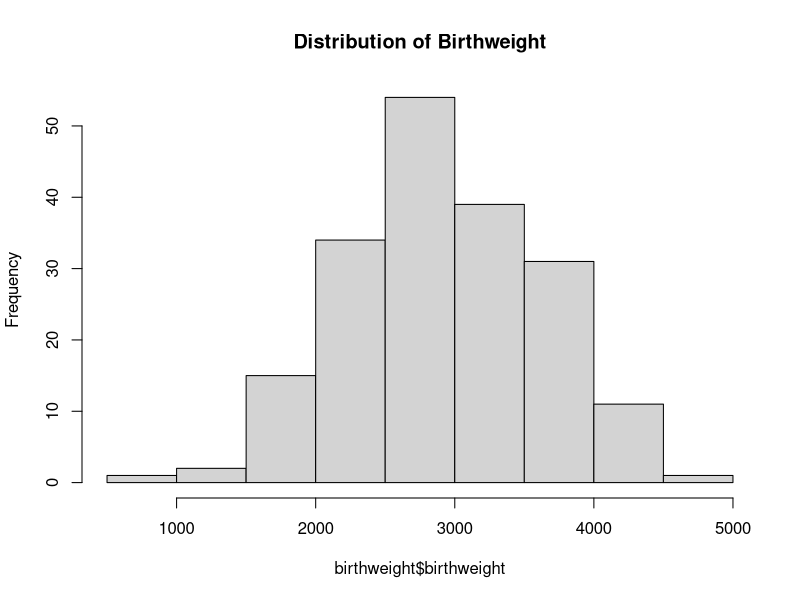
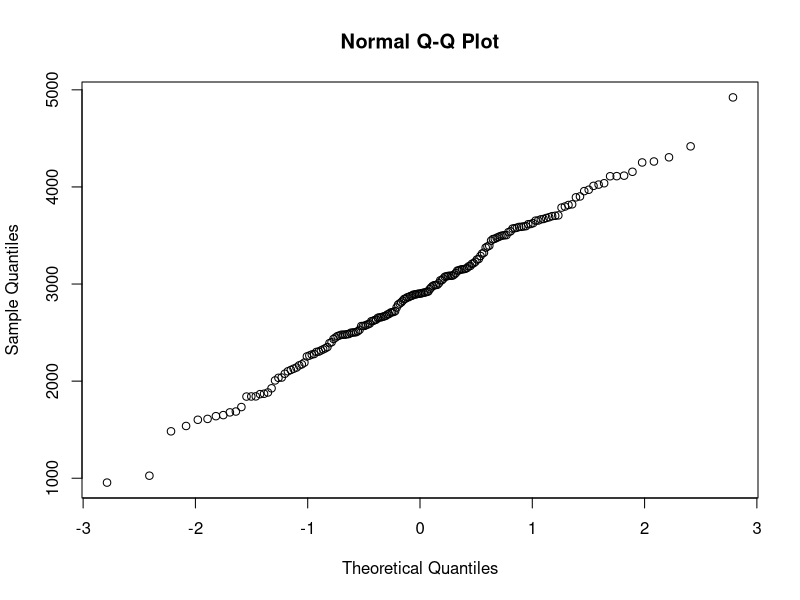
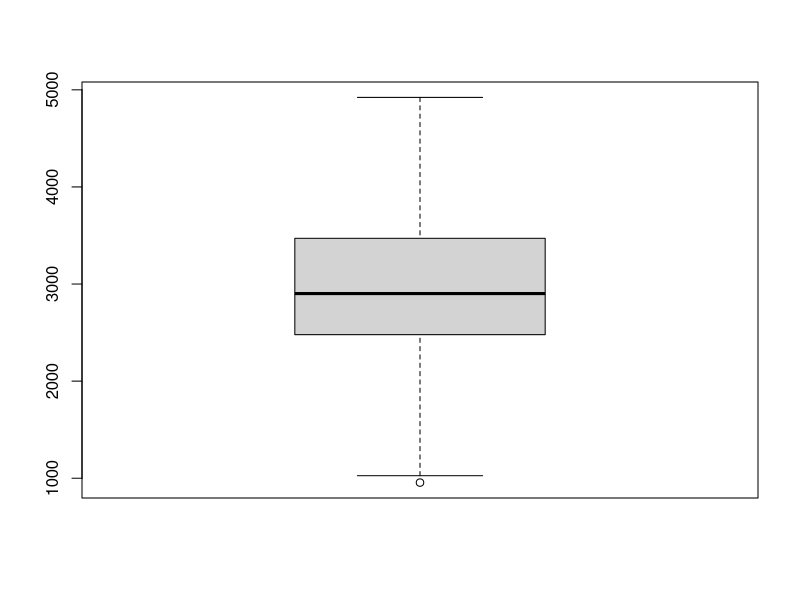
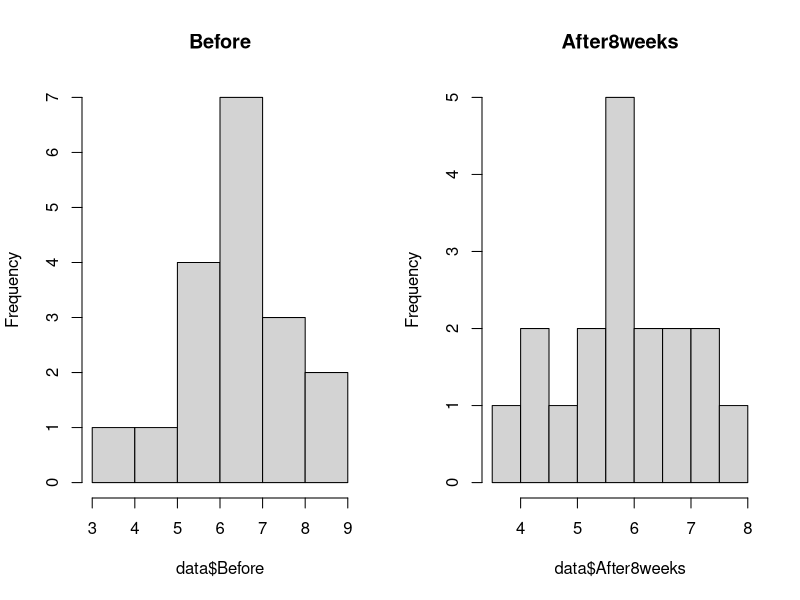
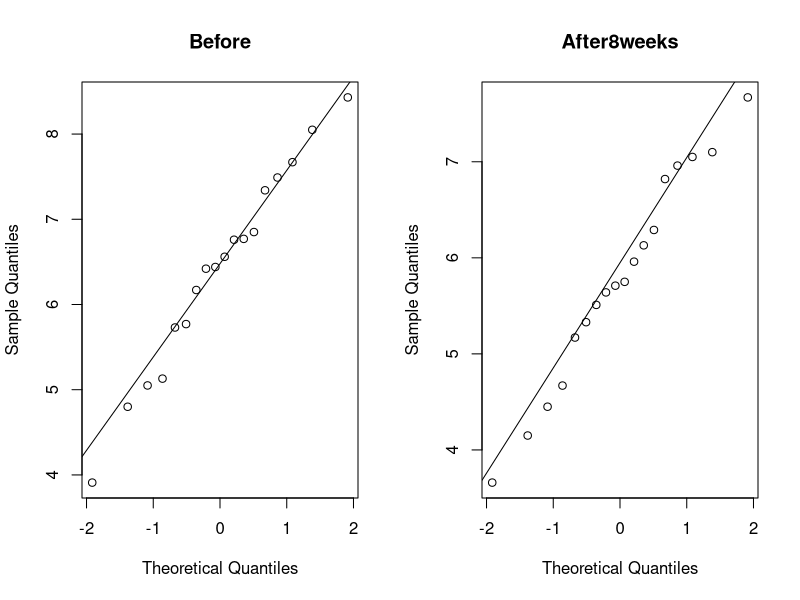
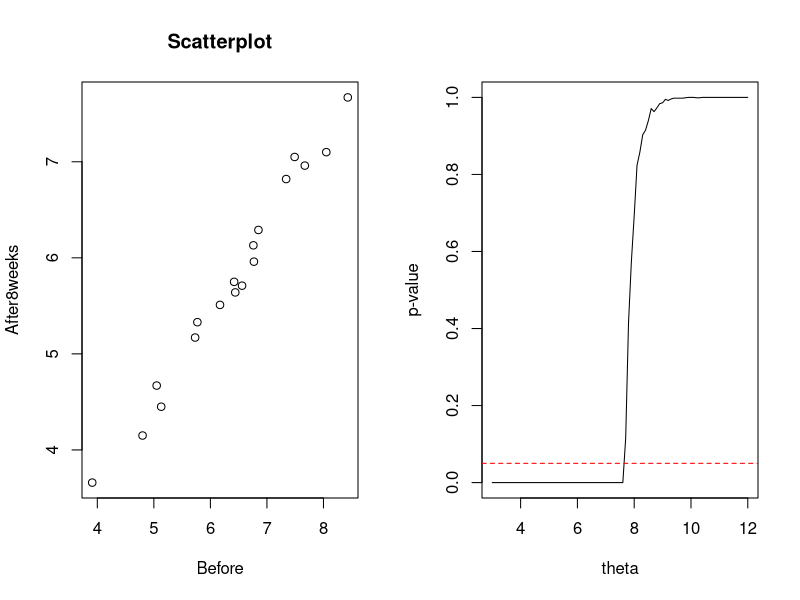
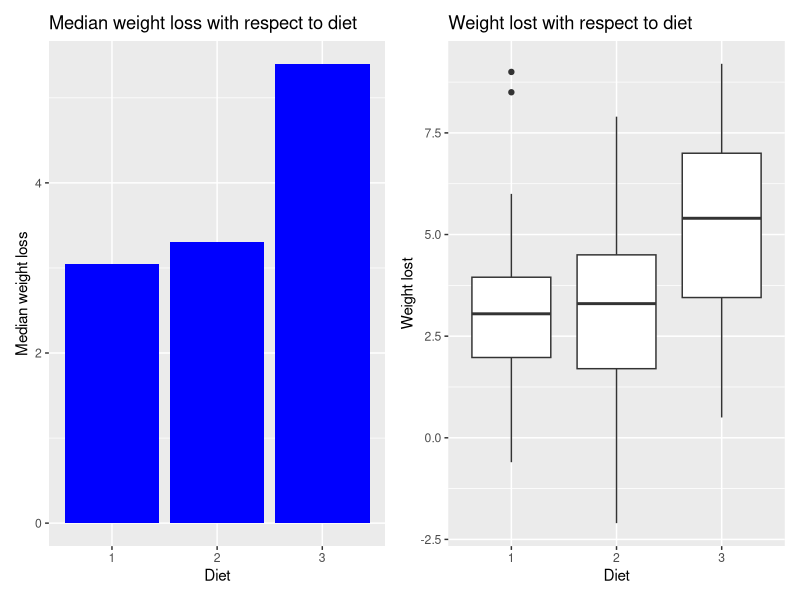
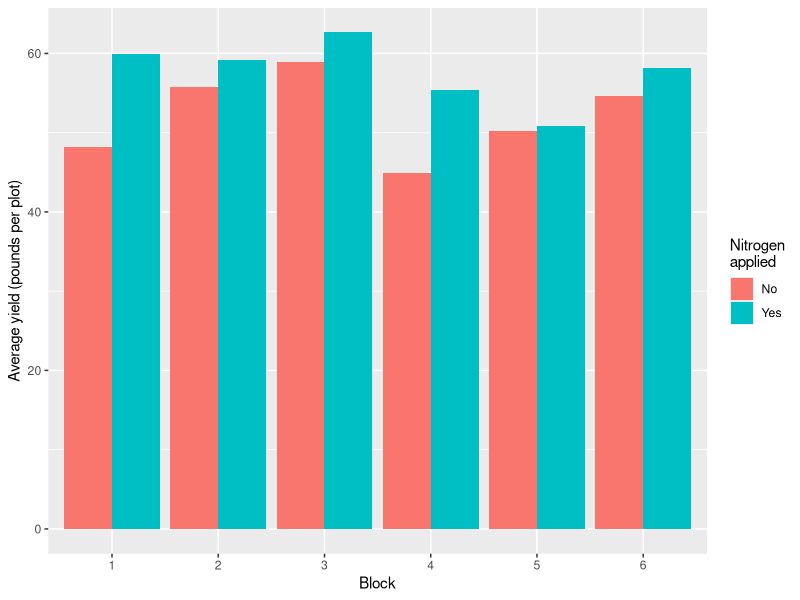

Generate these figures, in order, with R:
## ---- chunk 1
#knitr::opts_chunk$set(echo = TRUE)
library(tidyverse)
library(ggplot2)
library(patchwork)
library(boot)
library(lme4)
## ---- chunk 2
knitr::opts_chunk$set(echo = TRUE)
birthweight <- read.table("resources/birthweight.txt", header = TRUE)
## ---- chunk 3
print(birthweight$birthweight)
## ---- chunk 4
sample_mean <- mean(birthweight$birthweight)
mean(sample_mean)
## ---- chunk 5
sample_sd <- sd(birthweight$birthweight)
print(sample_sd)
## ---- chunk 6
dataset_hist <- hist(birthweight$birthweight, main= 'Distribution of Birthweight')
print(dataset_hist)
dataset_qq <- qqnorm(birthweight$birthweight, main = 'Normal Q-Q Plot')
print(dataset_qq)
box_plot <- boxplot(birthweight$birthweight)
shap_val <- shapiro.test(birthweight$birthweight)
print(shap_val)
## ---- chunk 7
set.seed(123)
gen_data <- rnorm(1000, mean = sample_mean, sd = sample_sd)
boot_mean <- function(data, index) {
  return(mean(data[index]))
}
 
boot_results <- boot(data = gen_data, statistic = boot_mean, R = 1000)
boot_CI <- quantile(boot_results$t, c(0.02, 0.98))
cat("Bootstrap 96% CI for the mean: [", boot_CI , "]")
## ---- chunk 8
standard_error <- sample_sd / sqrt(188)
## ---- chunk 9
t_value <- qt(0.98, 187)
lower_bound <- sample_mean - (t_value * standard_error)
upper_bound <- sample_mean + (t_value * standard_error)
cat(round(lower_bound, 2), round(upper_bound, 2))
## ---- chunk 10
margin_of_error <- 50
t_value <- qt(0.98, df = 187)
nn <- ceiling((t_value * sample_sd / margin_of_error) ^ 2)
cat("The sample size needed to ensure that the length of the 96% CI is at most 100 is ", nn)
## ---- chunk 11
alpha <- 0.05
claim_value <- 2800
t_result <- t.test(birthweight$birthweight, mu = claim_value, alternative = "greater", conf.level = 0.95)
p_value_t <- t_result$p.value
print(t_result)
## ---- chunk 12
sum_sign <- sum(birthweight$birthweight > 2800)
sign_test <- binom.test(107, 188, p = 0.5, conf.level = 0.96, alternative = "greater")
p_value_sign <- sign_test$p.value
print(sign_test)
## ---- chunk 13
library("pwr")
mu <- 2900
sd <- sample_sd
alpha <- 0.05
d <- (mu - 2800) / sd
power <- pwr.t.test(n=nn, d=d, sig.level=alpha, type="one.sample", alternative="greater")$power
cat("The power of the one-sample t-test is", round(power, 4))
## ---- chunk 14
set.seed(123)
B = 1000
n = 188
psign = numeric(B)
pttest = numeric(B)
for (i in 1:B) {
  x = sample(birthweight$birthweight, n, replace = TRUE)
  pttest[i] = t.test(x)$p.value
  psign[i] = binom.test(sum(x > mean(birthweight$birthweight)), n, p = 0.5, alternative = "greater")$p.value
} 
sum(psign < 0.05)
sum(pttest < 0.05)
## ---- chunk 15
z2600 = (2600 - sample_mean)/sample_sd
p2600 <- pnorm(z2600)
print(p2600)
# z value for left side
z_l <- qnorm(0.25)
#p for right side
z_r <- z2600 + (z2600-z_l)
p_r <- pnorm(z_r)
print(p_r)
## ---- chunk 16
tval_98 <- qt(0.01, 187, lower.tail = FALSE)
tval_98
## ---- chunk 17
m1 <- rep(c("M"), 34)
f1 <- rep(c("F"), 28)
both <- c(m1, f1)
m2 <- rep(c("M"), 61)
f2 <- rep(c("F"), 65)
both_2 <- c(m2, f2)
weight_all <- c(rep(1, 62), rep(2, 126))
# compute two sample t-test, we find the significance for the differences in mean weight 
weight_ttest <- t.test(weight_all ~ c(both, both_2), var.equal = TRUE)
cat("p-value for the t-test is:", weight_ttest$p.value)
## ---- chunk 18
data <- data.frame(
  Before = c(6.42, 6.76, 6.56, 4.8, 8.43, 7.49, 8.05, 5.05, 5.77, 3.91, 
             6.77, 6.44, 6.17, 7.67, 7.34, 6.85, 5.13, 5.73),
  After8weeks = c(5.75, 6.13, 5.71, 4.15, 7.67, 7.05, 7.1, 4.67, 5.33, 3.66, 
                  5.96, 5.64, 5.51, 6.96, 6.82, 6.29, 4.45, 5.17)
)

# Plot histograms of the two variables
par(mfrow=c(1,2))
hist(data$Before, main="Before")
hist(data$After8weeks, main="After8weeks")

# Check normality of the variables using a qqplot
par(mfrow=c(1,2))
qqnorm(data$Before, main="Before")
qqline(data$Before)
qqnorm(data$After8weeks, main="After8weeks")
qqline(data$After8weeks)

# Check for any inconsistencies in the data using a scatterplot
plot(data$Before, data$After8weeks, main="Scatterplot", xlab="Before", ylab="After8weeks")

# Calculate the correlation between the two variables
correlation <- cor(data$Before, data$After8weeks)
print(paste("Correlation between Before and After8weeks:", round(correlation, 2)))
## ---- chunk 19
t.test(data$Before, data$After8weeks, paired = TRUE)
## ---- chunk 20
wilcox.test(data$Before, data$After8weeks, paired = TRUE)
## ---- chunk 21
n <- length(data$After8weeks)
sample_mean <- mean(data$After8weeks)
sample_var <- var(data$After8weeks)
# Diet
## ---- chunk 22
theta_hat <- 2 * sample_mean - 3
## ---- chunk 23
margin_of_error <- qt(0.975, df = n-1) * sqrt((theta_hat - 3)^2 / (12 * n))
lower_ci <- theta_hat - margin_of_error
upper_ci <- theta_hat + margin_of_error
## ---- chunk 24
cat("Estimate for theta (theta hat):", theta_hat, "\n")
cat("95% Confidence interval for theta:", round(lower_ci, 3), "-", round(upper_ci, 3), "\n")
## ---- chunk 25
margin_of_error <- qt(0.975, df = n-1) * sqrt(sample_var / n) * sqrt(12)
lower_ci <- sample_mean - margin_of_error
upper_ci <- sample_mean + margin_of_error
## ---- chunk 26
cat("More precise 95% Confidence interval for theta:", round(lower_ci, 3), "-", round(upper_ci, 3), "\n")
## ---- chunk 27
B <- 1000
## ---- chunk 28
boot_samples <- rep(0, B)
## ---- chunk 29
for (i in 1:B) {
  boot_samples[i] <- max(sample(data$After8weeks, replace = TRUE))
}
## ---- chunk 30
p_value <- sum(boot_samples >= max(data$After8weeks)) / B
## ---- chunk 31
cat("p-value:", p_value, "\n")
## ---- chunk 32
theta <- seq(3, 12, by = 0.1)
## ---- chunk 33
p_values <- rep(0, length(theta))
## ---- chunk 34
for (i in 1:length(theta)) {
  boot_samples <- rep(0, B)
  for (j in 1:B) {
    boot_samples[j] <- max(runif(18, min = 3, max = theta[i]))
  }
  p_values[i] <- sum(boot_samples >= max(data$After8weeks)) / B
}
## ---- chunk 35
plot(theta, p_values, type = "l", xlab = "theta", ylab = "p-value")
abline(h = 0.05, lty = 2, col = "red")
## ---- chunk 36
wilcox.test(data$After8weeks, mu = 6, alternative = "less")
## ---- chunk 37
num_less_than_4.5 <- sum(data$After8weeks < 4.5)
## ---- chunk 38
binom.test(num_less_than_4.5, n = nrow(data), p = 0.25, alternative = "less")
## ---- chunk 39
knitr::opts_chunk$set(echo = TRUE)
diet <- read.table("resources/diet.txt", header = TRUE)
diet <- diet %>% 
  mutate(weight_loss = preweight - weight6weeks)
## ---- chunk 40
head(diet)

## ---- chunk 41

box_plot <- diet %>%
  ggplot(aes(x = factor(diet), y = weight_loss)) +
  geom_boxplot() +
  labs(x = "Diet", y = "Weight lost", title = "Weight lost with respect to diet")

median_plot <- diet %>% 
  group_by(diet) %>% 
  summarize(median_weight_loss = median(weight_loss)) %>%
  ggplot(aes(x=factor(diet), y=median_weight_loss)) +
  geom_bar(stat="identity", fill="blue") +
  labs(x="Diet", y ="Median weight loss", title="Median weight loss with respect to diet") 

median_plot + box_plot

## ---- chunk 42
fit <- aov(weight_loss ~ diet , data = diet)
summary(fit)
## ---- chunk 43
diet %>% 
  group_by(diet) %>% 
  summarize(median_weight_loss = median(weight_loss)) %>%
  arrange(desc(median_weight_loss))
## ---- chunk 44
fit <- aov(weight_loss ~ diet * gender, data = diet)
summary(fit)

## ---- chunk 45
library(MASS)
## ---- chunk 46
plot_labels <- rep(1:24, each = 3)
## ---- chunk 47
set.seed(123) # for reproducibility
plot_labels <- sample(plot_labels)
## ---- chunk 48
treatments <- rep(c("N", "P", "K"), length.out = 72)
treatments <- treatments[plot_labels]
## ---- chunk 49
npk_rand <- data.frame(plot = plot_labels, treatment = treatments)
## ---- chunk 50
library(tidyr)
npk_rand_wide <- reshape(npk_rand, direction = "wide", idvar = "plot", timevar = "treatment")
## ---- chunk 51
npk_rand_wide
## ---- chunk 52
library(dplyr)
npk_avg <- npk %>% 
  group_by(block, N) %>% 
  summarize(avg_yield = mean(yield))
## ---- chunk 53
library(ggplot2)
ggplot(npk_avg, aes(x = factor(block), y = avg_yield, fill = factor(N))) +
  geom_col(position = "dodge") +
  labs(x = "Block", y = "Average yield (pounds per plot)", fill = "Nitrogen") +
  scale_fill_discrete(name = "Nitrogen\napplied", labels = c("No", "Yes"))
## ---- chunk 54
anova = aov(yield ~ block + N, data = npk)
summary(anova)
## ---- chunk 55
lm = lm(yield ~., data = npk)
step_model <- stepAIC(lm, direction = "both")
## ---- chunk 56
lm2 = lm(formula = yield ~ block + N + K + block*N, data = npk)
lm3 = lm(formula = yield ~ block + N + block*K, data = npk)
## ---- chunk 57
npk$block = as.factor(npk$block)
model = lmer(yield ~ N + (1|block), data = npk, REML=FALSE)
summary(model)
